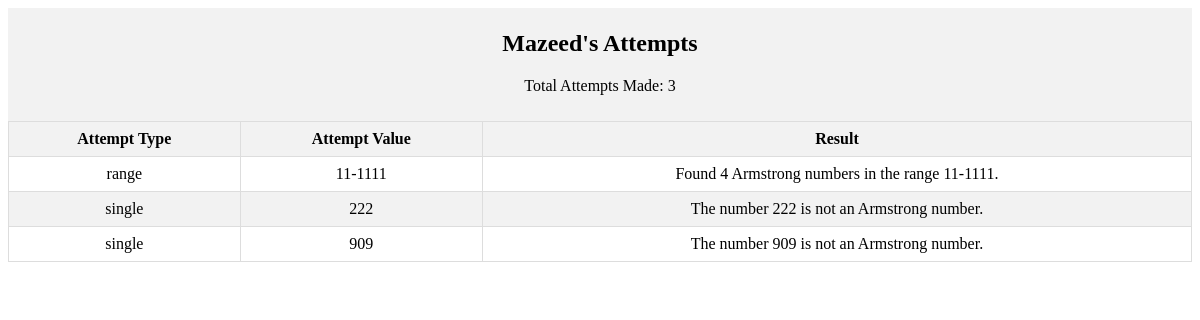
Page /show_attempts/ (signed in) on the committed database.
### Armstrong_App/models.py (models this page shows)
class UserAttempt(models.Model):
    user = models.ForeignKey(User, on_delete=models.CASCADE)
    timestamp = models.DateTimeField(auto_now_add=True)
    attempt_type = models.CharField(max_length=255)  # e.g., 'Searching Range' or 'Checking Single Number'
    attempt_value = models.CharField(max_length=255)
    result = models.CharField(max_length=255)

### Armstrong_App/views.py (the view)
# urls.py: path('show_attempts/', views.show_attempts, name='show_attempts'),
@login_required
def show_attempts(request):
    user_attempts = UserAttempt.objects.filter(user=request.user).order_by('-timestamp')
    return render(request, 'Armstrong_App/show_attempts.html', {'user_attempts': user_attempts})

### Armstrong_App/templates/Armstrong_App/show_attempts.html (shortened to what this page needs)
{% load static %}
{% block content %}
  <div class="centered-container">
    <h2>{{user.username}}'s Attempts</h2>
    {% if user_attempts %}
      <p>Total Attempts Made: {{ user_attempts|length}}</p>
    {% else %}
      <p>No attempts recorded.</p>
    {% endif %}
  </div>
  {% if user_attempts %}
    <table>
      <thead>
        <tr>
          <th>Attempt Type</th>
          <th>Attempt Value</th>
          <th>Result</th>
        </tr>
      </thead>
      <tbody>
        {% for attempt in user_attempts %}
          <tr>
            <td>{{ attempt.attempt_type }}</td>
            <td>{{ attempt.attempt_value }}</td>
            <td>{{ attempt.result }}</td>
          </tr>
        {% endfor %}
      </tbody>
    </table>
  {% endif %}
{% endblock %}

### Armstrong_App/templates/Armstrong_App/show_attempts.html (style rules this page uses)
.centered-container { text-align: center; padding-bottom: 10px; background-color: #f2f2f2; padding-top: 2px; }
table { width: 100%; border-collapse: collapse; margin: 0 auto; margin-bottom: 20px; }
th, td { border: 1px solid #dddddd; text-align: center; padding: 8px; }
th { background-color: #f2f2f2; }
tr:nth-child(even) { background-color: #f2f2f2; }

### rows in the picture
UserAttempt: attempt_type "range", attempt_value "11-1111", result "Found 4 Armstrong numbers in the range 11-1111."
UserAttempt: attempt_type "single", attempt_value "222", result "The number 222 is not an Armstrong number."
UserAttempt: attempt_type "single", attempt_value "909", result "The number 909 is not an Armstrong number."

### other values in the picture
{{ user.username }} "Mazeed"
{{ user_attempts|length }} "3"
